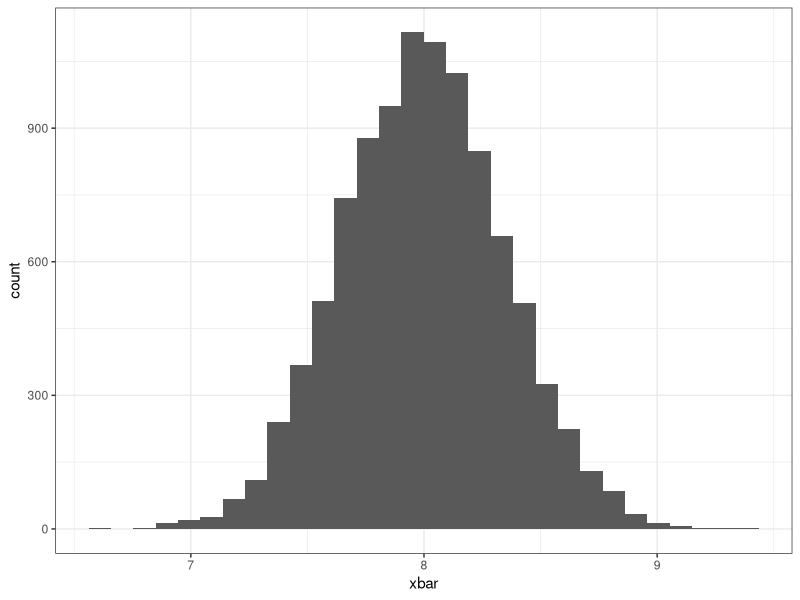
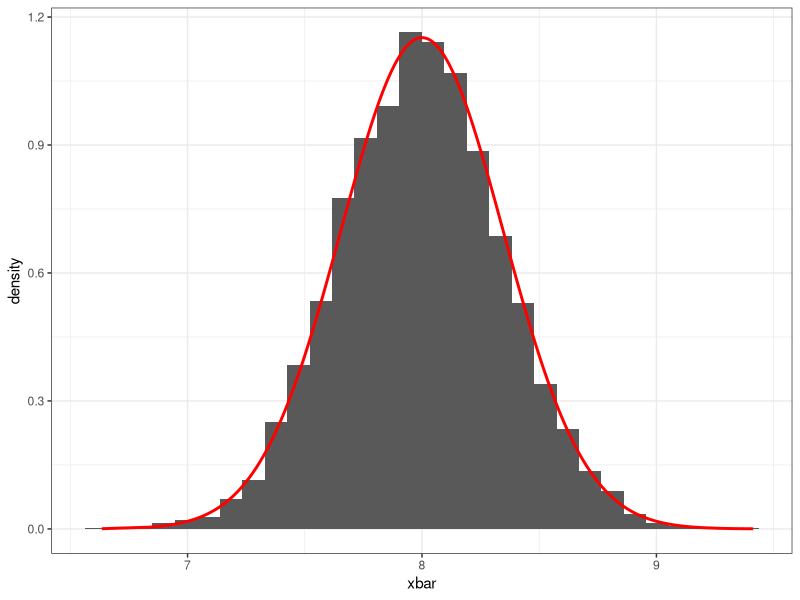
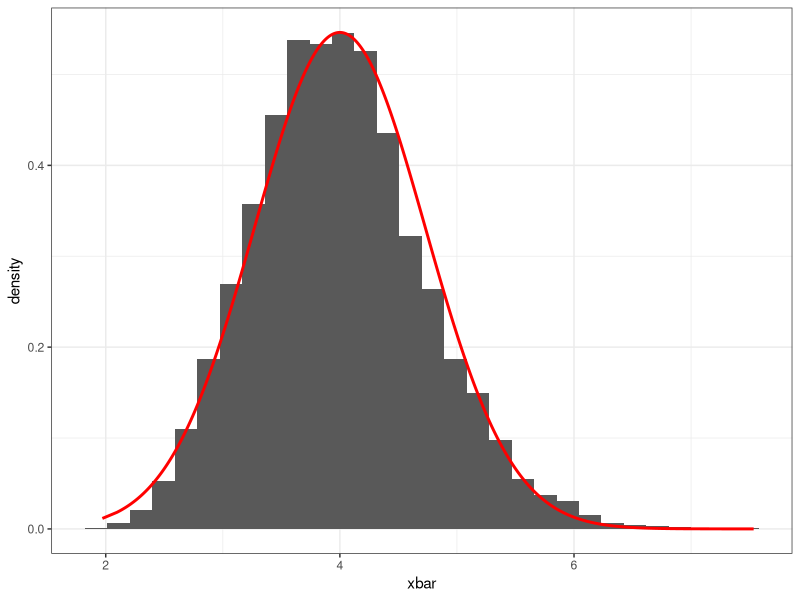
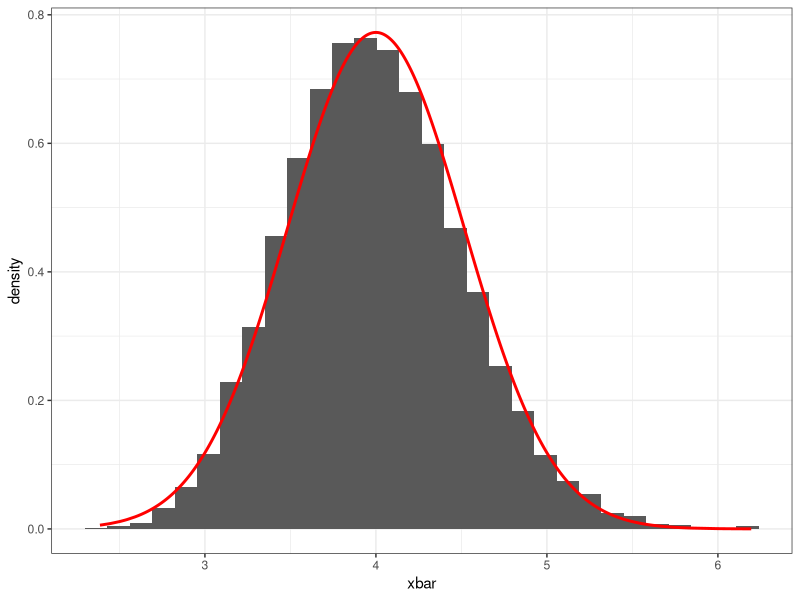
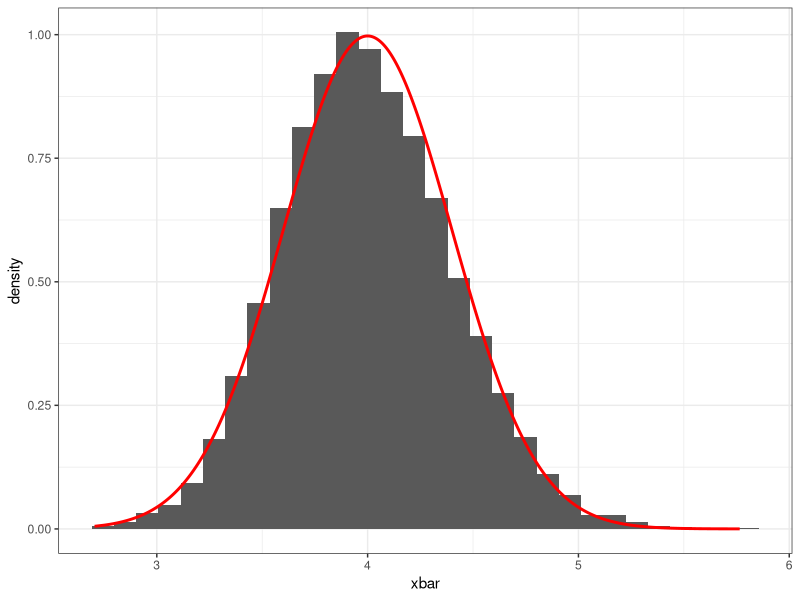
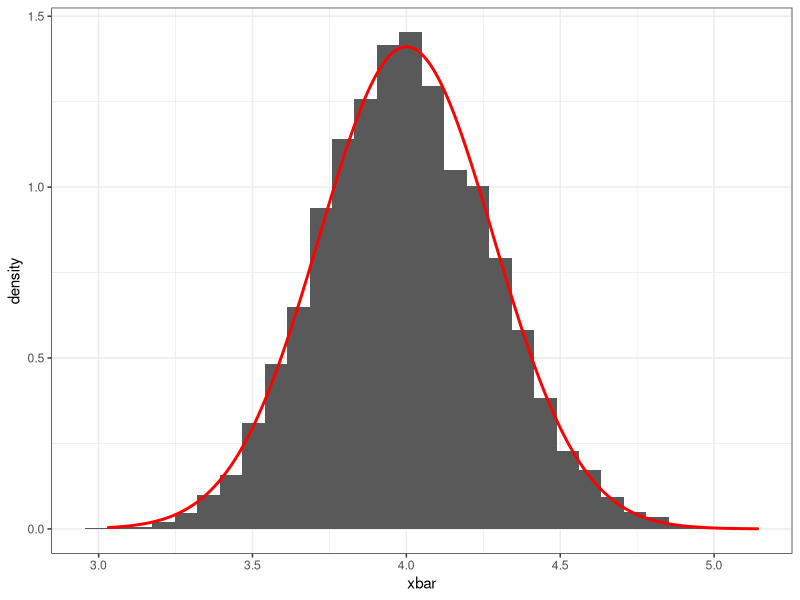
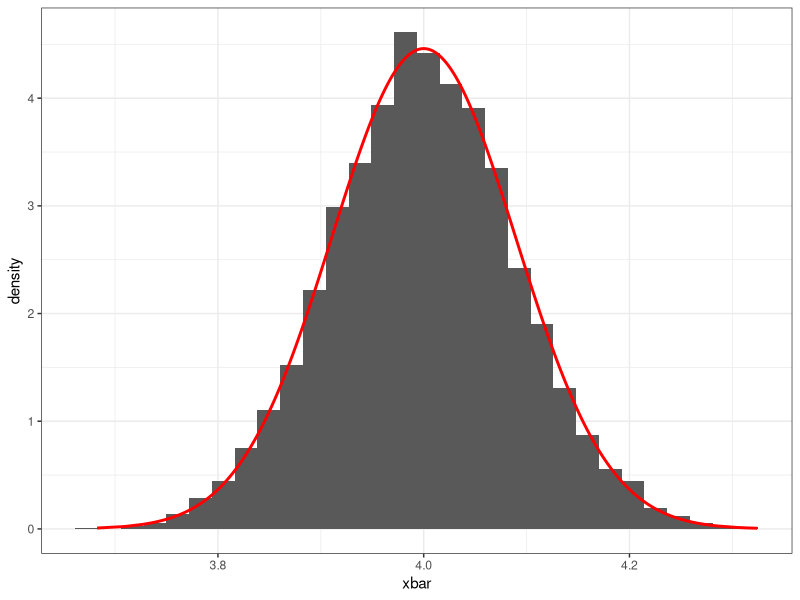

Write R code to recreate these figures, in order.
## ---- chunk 1
library(ggplot2)
## ---- chunk 2
x1 <- rnorm(25, 8, sqrt(3))
mean(x1)
## ---- chunk 3
x2 <- rnorm(25, 8, sqrt(3))
mean(x2)
## ---- chunk 4
x3 <- rnorm(25, 8, sqrt(3))
mean(x3)
## ---- chunk 5
# Generate 10,000 samples of size 25 
x_samples <- replicate(10000, rnorm(25, 8, sqrt(3)))
# Obtain the mean for all the samples
x_means <- colMeans(x_samples)
# Plot a histogram of the sample means
data.frame(xbar = x_means) |> 
  ggplot(aes(xbar)) +
  geom_histogram() +
  theme_bw()
## ---- chunk 6
# Plotting the histogram of the sample means
# And imposing the density function of a normal distribution

data.frame(xbar = x_means, y = dnorm(x_means, 8, sqrt(3/25))) |> 
  ggplot(aes(xbar, y = after_stat(density))) +
  geom_histogram() +
  geom_line(aes(xbar, y), col = "red", lwd = 1) +
  theme_bw()
## ---- chunk 7

# Generate 10,000 samples of size 15 
# Obtain the mean for all the samples
x_samples <- replicate(10000, rchisq(15, 4))
x_means <- colMeans(x_samples)

# Plotting the histogram of the sample means
# And imposing the density function of a normal distribution
data.frame(xbar = x_means, y = dnorm(x_means, 4, sqrt(8/15))) |> 
  ggplot(aes(xbar, y = after_stat(density))) +
  geom_histogram() +
  geom_line(aes(xbar, y), col = "red", lwd = 1) +
  theme_bw()
## ---- chunk 8

# Generate 10,000 samples of size 30
# Obtain the mean for all the samples
x_samples <- replicate(10000, rchisq(30, 4))
x_means <- colMeans(x_samples)

# Plotting the histogram of the sample means
# And imposing the density function of a normal distribution

data.frame(xbar = x_means, y = dnorm(x_means, 4, sqrt(8/30))) |> 
  ggplot(aes(xbar, y = after_stat(density))) +
  geom_histogram() +
  geom_line(aes(xbar, y), col = "red", lwd = 1) +
  theme_bw()
## ---- chunk 9

# Generate 10,000 samples of size 50
# Obtain the mean for all the samples
x_samples <- replicate(10000, rchisq(50, 4))
x_means <- colMeans(x_samples)

# Plotting the histogram of the sample means
# And imposing the density function of a normal distribution
data.frame(xbar = x_means, y = dnorm(x_means, 4, sqrt(8/50))) |> 
  ggplot(aes(xbar, y = after_stat(density))) +
  geom_histogram() +
  geom_line(aes(xbar, y), col = "red", lwd = 1) +
  theme_bw()
## ---- chunk 10

# Generate 10,000 samples of size 100
# Obtain the mean for all the samples
x_samples <- replicate(10000, rchisq(100, 4))
x_means <- colMeans(x_samples)

# Plotting the histogram of the sample means
# And imposing the density function of a normal distribution
data.frame(xbar = x_means, y = dnorm(x_means, 4, sqrt(8/100))) |> 
  ggplot(aes(xbar, y = after_stat(density))) +
  geom_histogram() +
  geom_line(aes(xbar, y), col = "red", lwd = 1) +
  theme_bw()
## ---- chunk 11

# Generate 10,000 samples of size 1000 
# Obtain the mean for all the samples
x_samples <- replicate(10000, rchisq(1000, 4))
x_means <- colMeans(x_samples)

# Plotting the histogram of the sample means
# And imposing the density function of a normal distribution
data.frame(xbar = x_means, y = dnorm(x_means, 4, sqrt(8/1000))) |> 
  ggplot(aes(xbar, y = after_stat(density))) +
  geom_histogram() +
  geom_line(aes(xbar, y), col = "red", lwd = 1) +
  theme_bw()
